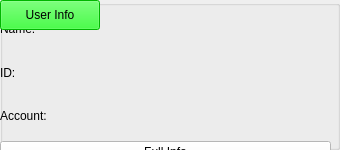
     <widget class="QGroupBox" name="groupBox_2">
      <property name="geometry">
       <rect>
        <x>0</x>
        <y>0</y>
        <width>340</width>
        <height>150</height>
       </rect>
      </property>
      <property name="styleSheet">
       <string notr="true"/>
      </property>
      <property name="title">
       <string/>
      </property>
      <widget class="QWidget" name="layoutWidget">
       <property name="geometry">
        <rect>
         <x>0</x>
         <y>10</y>
         <width>331</width>
         <height>181</height>
        </rect>
       </property>
       <layout class="QVBoxLayout" name="verticalLayout">
        <item>
         <widget class="QLabel" name="Name">
          <property name="text">
           <string>Name:</string>
          </property>
         </widget>
        </item>
        <item>
         <widget class="QLabel" name="ID">
          <property name="text">
           <string>ID:</string>
          </property>
         </widget>
        </item>
        <item>
         <widget class="QLabel" name="AccName">
          <property name="text">
           <string>Account:</string>
          </property>
         </widget>
        </item>
        <item>
         <widget class="QPushButton" name="ChangeInfo">
          <property name="styleSheet">
           <string notr="true">background-color: rgb(0, 255, 0);
background-color: rgb(255, 255, 255);
font: 8pt &quot;Lucida Calligraphy&quot;;</string>
          </property>
          <property name="text">
           <string>Full Info</string>
          </property>
         </widget>
        </item>
        <item>
         <widget class="QPushButton" name="OK">
          <property name="styleSheet">
           <string notr="true">background-color: rgb(0, 255, 0);
background-color: rgb(255, 255, 255);
font: 8pt &quot;Lucida Calligraphy&quot;;</string>
          </property>
          <property name="text">
           <string>OK</string>
          </property>
         </widget>
        </item>
       </layout>
       <zorder>Name</zorder>
       <zorder>ID</zorder>
       <zorder>AccName</zorder>
       <zorder>OK</zorder>
       <zorder>ChangeInfo</zorder>
      </widget>
      <widget class="QPushButton" name="pushButton_4">
       <property name="geometry">
        <rect>
         <x>0</x>
         <y>0</y>
         <width>100</width>
         <height>30</height>
        </rect>
       </property>
       <property name="styleSheet">
        <string notr="true">background-color: rgb(0, 255, 0);
font: 8pt &quot;Lucida Calligraphy&quot;;</string>
       </property>
       <property name="text">
        <string>User Info</string>
       </property>
      </widget>
     </widget>
